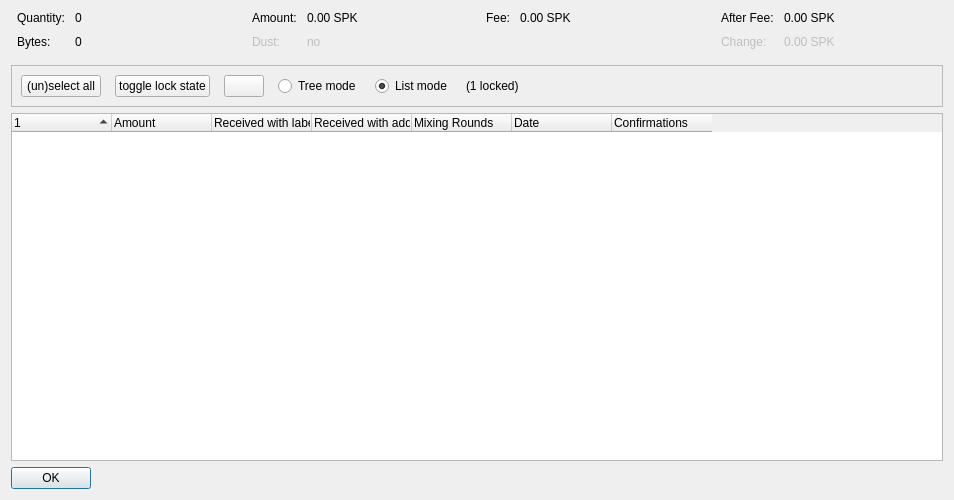
<?xml version="1.0" encoding="UTF-8"?>
<ui version="4.0">
 <class>CoinControlDialog</class>
 <widget class="QDialog" name="CoinControlDialog">
  <property name="geometry">
   <rect>
    <x>0</x>
    <y>0</y>
    <width>954</width>
    <height>500</height>
   </rect>
  </property>
  <property name="windowTitle">
   <string>Coin Selection</string>
  </property>
  <layout class="QVBoxLayout" name="verticalLayout">
   <item>
    <layout class="QHBoxLayout" name="horizontalLayoutTop" stretch="0,0,0,0">
     <property name="topMargin">
      <number>0</number>
     </property>
     <property name="bottomMargin">
      <number>10</number>
     </property>
     <item>
      <layout class="QFormLayout" name="formLayoutCoinControl1">
       <property name="horizontalSpacing">
        <number>10</number>
       </property>
       <property name="verticalSpacing">
        <number>10</number>
       </property>
       <property name="leftMargin">
        <number>6</number>
       </property>
       <property name="rightMargin">
        <number>6</number>
       </property>
       <item row="0" column="0">
        <widget class="QLabel" name="labelCoinControlQuantityText">
         <property name="text">
          <string>Quantity:</string>
         </property>
        </widget>
       </item>
       <item row="0" column="1">
        <widget class="QLabel" name="labelCoinControlQuantity">
         <property name="cursor">
          <cursorShape>IBeamCursor</cursorShape>
         </property>
         <property name="contextMenuPolicy">
          <enum>Qt::ActionsContextMenu</enum>
         </property>
         <property name="text">
          <string notr="true">0</string>
         </property>
         <property name="textInteractionFlags">
          <set>Qt::LinksAccessibleByMouse|Qt::TextSelectableByKeyboard|Qt::TextSelectableByMouse</set>
         </property>
        </widget>
       </item>
       <item row="1" column="0">
        <widget class="QLabel" name="labelCoinControlBytesText">
         <property name="text">
          <string>Bytes:</string>
         </property>
        </widget>
       </item>
       <item row="1" column="1">
        <widget class="QLabel" name="labelCoinControlBytes">
         <property name="cursor">
          <cursorShape>IBeamCursor</cursorShape>
         </property>
         <property name="contextMenuPolicy">
          <enum>Qt::ActionsContextMenu</enum>
         </property>
         <property name="text">
          <string notr="true">0</string>
         </property>
         <property name="textInteractionFlags">
          <set>Qt::LinksAccessibleByMouse|Qt::TextSelectableByKeyboard|Qt::TextSelectableByMouse</set>
         </property>
        </widget>
       </item>
      </layout>
     </item>
     <item>
      <layout class="QFormLayout" name="formLayoutCoinControl2">
       <property name="horizontalSpacing">
        <number>10</number>
       </property>
       <property name="verticalSpacing">
        <number>10</number>
       </property>
       <property name="leftMargin">
        <number>6</number>
       </property>
       <property name="rightMargin">
        <number>6</number>
       </property>
       <item row="0" column="0">
        <widget class="QLabel" name="labelCoinControlAmountText">
         <property name="text">
          <string>Amount:</string>
         </property>
        </widget>
       </item>
       <item row="0" column="1">
        <widget class="QLabel" name="labelCoinControlAmount">
         <property name="cursor">
          <cursorShape>IBeamCursor</cursorShape>
         </property>
         <property name="contextMenuPolicy">
          <enum>Qt::ActionsContextMenu</enum>
         </property>
         <property name="text">
          <string notr="true">0.00 SPK</string>
         </property>
         <property name="textInteractionFlags">
          <set>Qt::LinksAccessibleByMouse|Qt::TextSelectableByKeyboard|Qt::TextSelectableByMouse</set>
         </property>
        </widget>
       </item>
       <item row="1" column="0">
        <widget class="QLabel" name="labelCoinControlLowOutputText">
         <property name="enabled">
          <bool>false</bool>
         </property>
         <property name="text">
          <string>Dust:</string>
         </property>
        </widget>
       </item>
       <item row="1" column="1">
        <widget class="QLabel" name="labelCoinControlLowOutput">
         <property name="enabled">
          <bool>false</bool>
         </property>
         <property name="cursor">
          <cursorShape>IBeamCursor</cursorShape>
         </property>
         <property name="contextMenuPolicy">
          <enum>Qt::ActionsContextMenu</enum>
         </property>
         <property name="text">
          <string notr="true">no</string>
         </property>
         <property name="textInteractionFlags">
          <set>Qt::LinksAccessibleByMouse|Qt::TextSelectableByKeyboard|Qt::TextSelectableByMouse</set>
         </property>
        </widget>
       </item>
      </layout>
     </item>
     <item>
      <layout class="QFormLayout" name="formLayoutCoinControl3">
       <property name="horizontalSpacing">
        <number>10</number>
       </property>
       <property name="verticalSpacing">
        <number>10</number>
       </property>
       <property name="leftMargin">
        <number>6</number>
       </property>
       <property name="rightMargin">
        <number>6</number>
       </property>
       <item row="0" column="0">
        <widget class="QLabel" name="labelCoinControlFeeText">
         <property name="text">
          <string>Fee:</string>
         </property>
        </widget>
       </item>
       <item row="0" column="1">
        <widget class="QLabel" name="labelCoinControlFee">
         <property name="cursor">
          <cursorShape>IBeamCursor</cursorShape>
         </property>
         <property name="contextMenuPolicy">
          <enum>Qt::ActionsContextMenu</enum>
         </property>
         <property name="text">
          <string notr="true">0.00 SPK</string>
         </property>
         <property name="textInteractionFlags">
          <set>Qt::LinksAccessibleByMouse|Qt::TextSelectableByKeyboard|Qt::TextSelectableByMouse</set>
         </property>
        </widget>
       </item>
      </layout>
     </item>
     <item>
      <layout class="QFormLayout" name="formLayoutCoinControl4">
       <property name="horizontalSpacing">
        <number>10</number>
       </property>
       <property name="verticalSpacing">
        <number>10</number>
       </property>
       <property name="leftMargin">
        <number>6</number>
       </property>
       <property name="rightMargin">
        <number>6</number>
       </property>
       <item row="0" column="0">
        <widget class="QLabel" name="labelCoinControlAfterFeeText">
         <property name="text">
          <string>After Fee:</string>
         </property>
        </widget>
       </item>
       <item row="0" column="1">
        <widget class="QLabel" name="labelCoinControlAfterFee">
         <property name="cursor">
          <cursorShape>IBeamCursor</cursorShape>
         </property>
         <property name="contextMenuPolicy">
          <enum>Qt::ActionsContextMenu</enum>
         </property>
         <property name="text">
          <string notr="true">0.00 SPK</string>
         </property>
         <property name="textInteractionFlags">
          <set>Qt::LinksAccessibleByMouse|Qt::TextSelectableByKeyboard|Qt::TextSelectableByMouse</set>
         </property>
        </widget>
       </item>
       <item row="1" column="0">
        <widget class="QLabel" name="labelCoinControlChangeText">
         <property name="enabled">
          <bool>false</bool>
         </property>
         <property name="text">
          <string>Change:</string>
         </property>
        </widget>
       </item>
       <item row="1" column="1">
        <widget class="QLabel" name="labelCoinControlChange">
         <property name="enabled">
          <bool>false</bool>
         </property>
         <property name="cursor">
          <cursorShape>IBeamCursor</cursorShape>
         </property>
         <property name="contextMenuPolicy">
          <enum>Qt::ActionsContextMenu</enum>
         </property>
         <property name="text">
          <string notr="true">0.00 SPK</string>
         </property>
         <property name="textInteractionFlags">
          <set>Qt::LinksAccessibleByMouse|Qt::TextSelectableByKeyboard|Qt::TextSelectableByMouse</set>
         </property>
        </widget>
       </item>
      </layout>
     </item>
    </layout>
   </item>
   <item>
    <widget class="QFrame" name="frame">
     <property name="minimumSize">
      <size>
       <width>0</width>
       <height>40</height>
      </size>
     </property>
     <property name="frameShape">
      <enum>QFrame::StyledPanel</enum>
     </property>
     <property name="frameShadow">
      <enum>QFrame::Sunken</enum>
     </property>
     <layout class="QHBoxLayout" name="horizontalLayout">
      <item>
       <layout class="QHBoxLayout" name="horizontalLayoutPanel" stretch="0,0,0,0,0,0,0">
        <property name="spacing">
         <number>14</number>
        </property>
        <item>
         <widget class="QPushButton" name="pushButtonSelectAll">
          <property name="sizePolicy">
           <sizepolicy hsizetype="Maximum" vsizetype="Fixed">
            <horstretch>0</horstretch>
            <verstretch>0</verstretch>
           </sizepolicy>
          </property>
          <property name="text">
           <string>(un)select all</string>
          </property>
          <property name="autoDefault">
           <bool>false</bool>
          </property>
         </widget>
        </item>
        <item>
         <widget class="QPushButton" name="pushButtonToggleLock">
          <property name="sizePolicy">
           <sizepolicy hsizetype="Maximum" vsizetype="Fixed">
            <horstretch>0</horstretch>
            <verstretch>0</verstretch>
           </sizepolicy>
          </property>
          <property name="text">
           <string>toggle lock state</string>
          </property>
          <property name="autoDefault">
           <bool>false</bool>
          </property>
         </widget>
        </item>
        <item>
         <widget class="QPushButton" name="hideButton">
          <property name="sizePolicy">
           <sizepolicy hsizetype="Maximum" vsizetype="Fixed">
            <horstretch>0</horstretch>
            <verstretch>0</verstretch>
           </sizepolicy>
          </property>
          <property name="text">
           <string/>
          </property>
          <property name="autoDefault">
           <bool>false</bool>
          </property>
         </widget>
        </item>
        <item>
         <widget class="QRadioButton" name="radioTreeMode">
          <property name="sizePolicy">
           <sizepolicy hsizetype="Maximum" vsizetype="Fixed">
            <horstretch>0</horstretch>
            <verstretch>0</verstretch>
           </sizepolicy>
          </property>
          <property name="text">
           <string>Tree mode</string>
          </property>
         </widget>
        </item>
        <item>
         <widget class="QRadioButton" name="radioListMode">
          <property name="sizePolicy">
           <sizepolicy hsizetype="Maximum" vsizetype="Fixed">
            <horstretch>0</horstretch>
            <verstretch>0</verstretch>
           </sizepolicy>
          </property>
          <property name="text">
           <string>List mode</string>
          </property>
          <property name="checked">
           <bool>true</bool>
          </property>
         </widget>
        </item>
        <item>
         <widget class="QLabel" name="labelLocked">
          <property name="text">
           <string>(1 locked)</string>
          </property>
         </widget>
        </item>
        <item>
         <spacer name="horizontalSpacer">
          <property name="orientation">
           <enum>Qt::Horizontal</enum>
          </property>
          <property name="sizeHint" stdset="0">
           <size>
            <width>40</width>
            <height>20</height>
           </size>
          </property>
         </spacer>
        </item>
       </layout>
      </item>
     </layout>
    </widget>
   </item>
   <item>
    <widget class="CoinControlTreeWidget" name="treeWidget">
     <property name="contextMenuPolicy">
      <enum>Qt::CustomContextMenu</enum>
     </property>
     <property name="sortingEnabled">
      <bool>false</bool>
     </property>
     <property name="columnCount">
      <number>7</number>
     </property>
     <attribute name="headerShowSortIndicator" stdset="0">
      <bool>true</bool>
     </attribute>
     <attribute name="headerStretchLastSection">
      <bool>false</bool>
     </attribute>
     <column>
      <property name="text">
       <string/>
      </property>
     </column>
     <column>
      <property name="text">
       <string>Amount</string>
      </property>
     </column>
     <column>
      <property name="text">
       <string>Received with label</string>
      </property>
     </column>
     <column>
      <property name="text">
       <string>Received with address</string>
      </property>
     </column>
     <column>
      <property name="text">
       <string>Mixing Rounds</string>
      </property>
     </column>
     <column>
      <property name="text">
       <string>Date</string>
      </property>
     </column>
     <column>
      <property name="text">
       <string>Confirmations</string>
      </property>
      <property name="toolTip">
       <string>Confirmed</string>
      </property>
     </column>
    </widget>
   </item>
   <item>
    <widget class="QDialogButtonBox" name="buttonBox">
     <property name="sizePolicy">
      <sizepolicy hsizetype="Maximum" vsizetype="Fixed">
       <horstretch>0</horstretch>
       <verstretch>0</verstretch>
      </sizepolicy>
     </property>
     <property name="orientation">
      <enum>Qt::Horizontal</enum>
     </property>
     <property name="standardButtons">
      <set>QDialogButtonBox::Ok</set>
     </property>
    </widget>
   </item>
  </layout>
 </widget>
 <customwidgets>
  <customwidget>
   <class>CoinControlTreeWidget</class>
   <extends>QTreeWidget</extends>
   <header>qt/coincontroltreewidget.h</header>
  </customwidget>
 </customwidgets>
 <resources/>
 <connections/>
</ui>
